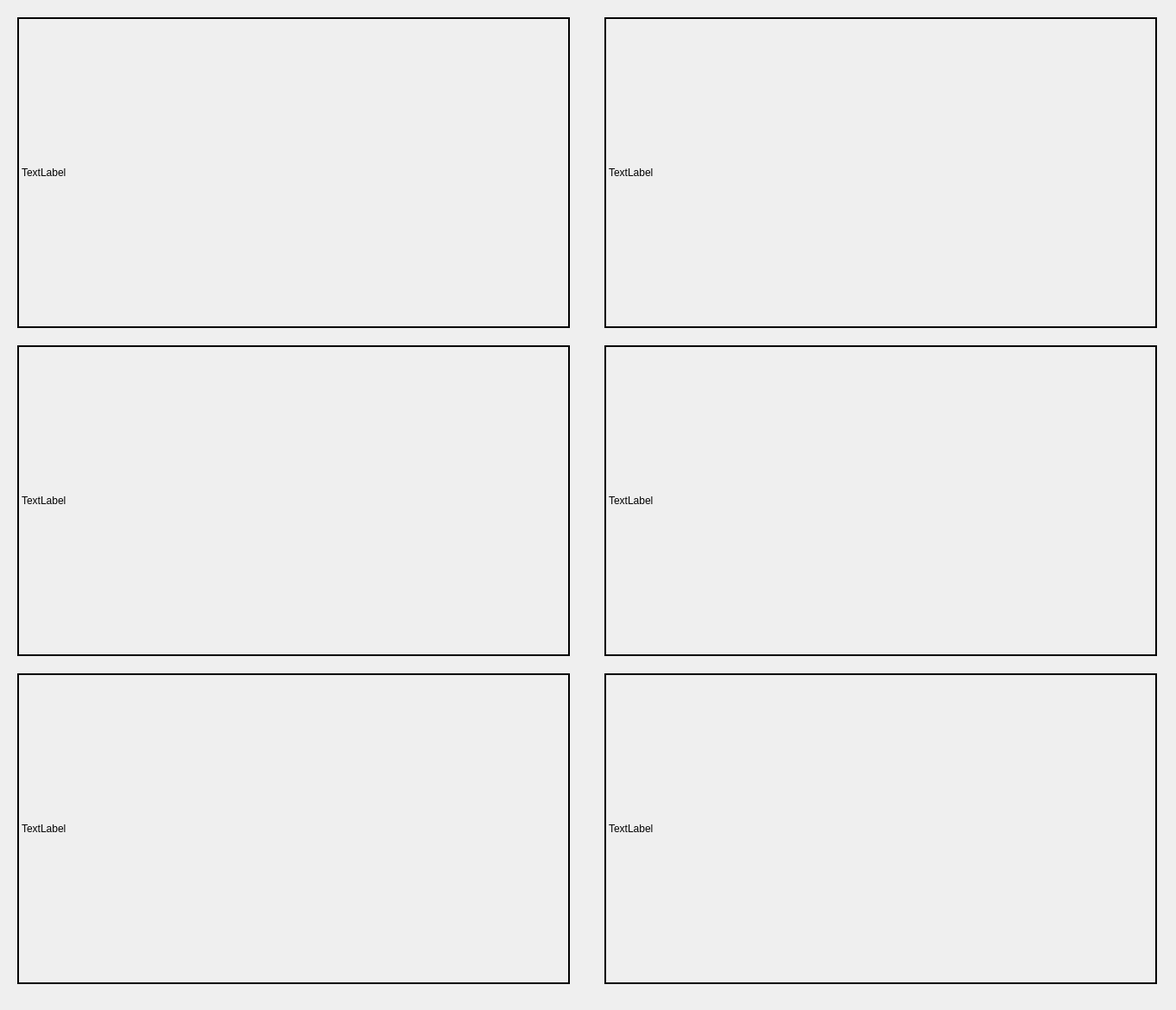
<?xml version="1.0" encoding="UTF-8"?>
<ui version="4.0">
 <class>ImageWindowDesign</class>
 <widget class="QMainWindow" name="ImageWindowDesign">
  <property name="geometry">
   <rect>
    <x>0</x>
    <y>0</y>
    <width>1362</width>
    <height>1170</height>
   </rect>
  </property>
  <property name="windowTitle">
   <string>QRosApp</string>
  </property>
  <property name="windowIcon">
   <iconset>
    <normaloff>:/images/icon.png</normaloff>:/images/icon.png</iconset>
  </property>
  <property name="locale">
   <locale language="English" country="Australia"/>
  </property>
  <widget class="QWidget" name="centralwidget">
   <widget class="QLabel" name="BinaryWhite">
    <property name="geometry">
     <rect>
      <x>700</x>
      <y>400</y>
      <width>640</width>
      <height>360</height>
     </rect>
    </property>
    <property name="styleSheet">
     <string notr="true">border: 2px solid black;</string>
    </property>
    <property name="text">
     <string>TextLabel</string>
    </property>
   </widget>
   <widget class="QLabel" name="BinaryOrange">
    <property name="geometry">
     <rect>
      <x>20</x>
      <y>780</y>
      <width>640</width>
      <height>360</height>
     </rect>
    </property>
    <property name="styleSheet">
     <string notr="true">border: 2px solid black;</string>
    </property>
    <property name="text">
     <string>TextLabel</string>
    </property>
   </widget>
   <widget class="QLabel" name="ImageROI">
    <property name="geometry">
     <rect>
      <x>20</x>
      <y>400</y>
      <width>640</width>
      <height>360</height>
     </rect>
    </property>
    <property name="styleSheet">
     <string notr="true">border: 2px solid black;</string>
    </property>
    <property name="text">
     <string>TextLabel</string>
    </property>
   </widget>
   <widget class="QLabel" name="ImageOriginal">
    <property name="geometry">
     <rect>
      <x>20</x>
      <y>20</y>
      <width>640</width>
      <height>360</height>
     </rect>
    </property>
    <property name="styleSheet">
     <string notr="true">border: 2px solid black;</string>
    </property>
    <property name="text">
     <string>TextLabel</string>
    </property>
   </widget>
   <widget class="QLabel" name="BinaryYellow">
    <property name="geometry">
     <rect>
      <x>700</x>
      <y>780</y>
      <width>640</width>
      <height>360</height>
     </rect>
    </property>
    <property name="styleSheet">
     <string notr="true">border: 2px solid black;</string>
    </property>
    <property name="text">
     <string>TextLabel</string>
    </property>
   </widget>
   <widget class="QLabel" name="ImageFiltered">
    <property name="geometry">
     <rect>
      <x>700</x>
      <y>20</y>
      <width>640</width>
      <height>360</height>
     </rect>
    </property>
    <property name="styleSheet">
     <string notr="true">border: 2px solid black;</string>
    </property>
    <property name="text">
     <string>TextLabel</string>
    </property>
   </widget>
  </widget>
  <action name="action_Quit">
   <property name="text">
    <string>&amp;Quit</string>
   </property>
   <property name="shortcut">
    <string>Ctrl+Q</string>
   </property>
   <property name="shortcutContext">
    <enum>Qt::ApplicationShortcut</enum>
   </property>
  </action>
  <action name="action_Preferences">
   <property name="text">
    <string>&amp;Preferences</string>
   </property>
  </action>
  <action name="actionAbout">
   <property name="text">
    <string>&amp;About</string>
   </property>
  </action>
  <action name="actionAbout_Qt">
   <property name="text">
    <string>About &amp;Qt</string>
   </property>
  </action>
 </widget>
 <resources/>
 <connections>
  <connection>
   <sender>action_Quit</sender>
   <signal>triggered()</signal>
   <receiver>ImageWindowDesign</receiver>
   <slot>close()</slot>
   <hints>
    <hint type="sourcelabel">
     <x>-1</x>
     <y>-1</y>
    </hint>
    <hint type="destinationlabel">
     <x>399</x>
     <y>299</y>
    </hint>
   </hints>
  </connection>
 </connections>
</ui>
